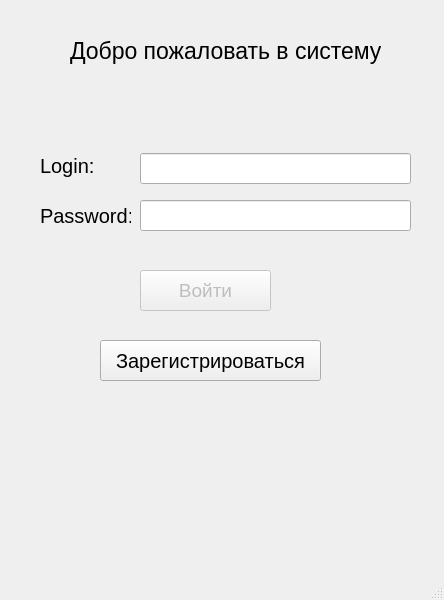
<?xml version="1.0" encoding="UTF-8"?>
<ui version="4.0">
 <class>MainWindow</class>
 <widget class="QMainWindow" name="MainWindow">
  <property name="geometry">
   <rect>
    <x>0</x>
    <y>0</y>
    <width>444</width>
    <height>600</height>
   </rect>
  </property>
  <property name="minimumSize">
   <size>
    <width>444</width>
    <height>600</height>
   </size>
  </property>
  <property name="maximumSize">
   <size>
    <width>444</width>
    <height>600</height>
   </size>
  </property>
  <property name="windowTitle">
   <string>MainWindow</string>
  </property>
  <widget class="QWidget" name="centralwidget">
   <widget class="QLabel" name="label">
    <property name="geometry">
     <rect>
      <x>70</x>
      <y>20</y>
      <width>311</width>
      <height>61</height>
     </rect>
    </property>
    <property name="font">
     <font>
      <pointsize>17</pointsize>
     </font>
    </property>
    <property name="text">
     <string>Добро пожаловать в систему</string>
    </property>
   </widget>
   <widget class="QLabel" name="label_2">
    <property name="geometry">
     <rect>
      <x>40</x>
      <y>150</y>
      <width>61</width>
      <height>31</height>
     </rect>
    </property>
    <property name="font">
     <font>
      <pointsize>15</pointsize>
     </font>
    </property>
    <property name="text">
     <string>Login:</string>
    </property>
   </widget>
   <widget class="QLabel" name="label_3">
    <property name="geometry">
     <rect>
      <x>40</x>
      <y>200</y>
      <width>91</width>
      <height>31</height>
     </rect>
    </property>
    <property name="font">
     <font>
      <pointsize>15</pointsize>
     </font>
    </property>
    <property name="text">
     <string>Password:</string>
    </property>
   </widget>
   <widget class="QLineEdit" name="LoginBox">
    <property name="geometry">
     <rect>
      <x>140</x>
      <y>153</y>
      <width>271</width>
      <height>31</height>
     </rect>
    </property>
    <property name="font">
     <font>
      <pointsize>15</pointsize>
     </font>
    </property>
   </widget>
   <widget class="QLineEdit" name="PasswordBox">
    <property name="geometry">
     <rect>
      <x>140</x>
      <y>200</y>
      <width>271</width>
      <height>31</height>
     </rect>
    </property>
    <property name="font">
     <font>
      <pointsize>15</pointsize>
     </font>
    </property>
   </widget>
   <widget class="QPushButton" name="LogInButton">
    <property name="enabled">
     <bool>false</bool>
    </property>
    <property name="geometry">
     <rect>
      <x>140</x>
      <y>270</y>
      <width>131</width>
      <height>41</height>
     </rect>
    </property>
    <property name="font">
     <font>
      <pointsize>14</pointsize>
     </font>
    </property>
    <property name="text">
     <string>Войти</string>
    </property>
   </widget>
   <widget class="QPushButton" name="RegButton">
    <property name="geometry">
     <rect>
      <x>100</x>
      <y>340</y>
      <width>221</width>
      <height>41</height>
     </rect>
    </property>
    <property name="font">
     <font>
      <pointsize>15</pointsize>
     </font>
    </property>
    <property name="text">
     <string>Зарегистрироваться</string>
    </property>
   </widget>
  </widget>
  <widget class="QMenuBar" name="menubar">
   <property name="geometry">
    <rect>
     <x>0</x>
     <y>0</y>
     <width>444</width>
     <height>21</height>
    </rect>
   </property>
  </widget>
  <widget class="QStatusBar" name="statusbar"/>
 </widget>
 <resources/>
 <connections/>
</ui>
